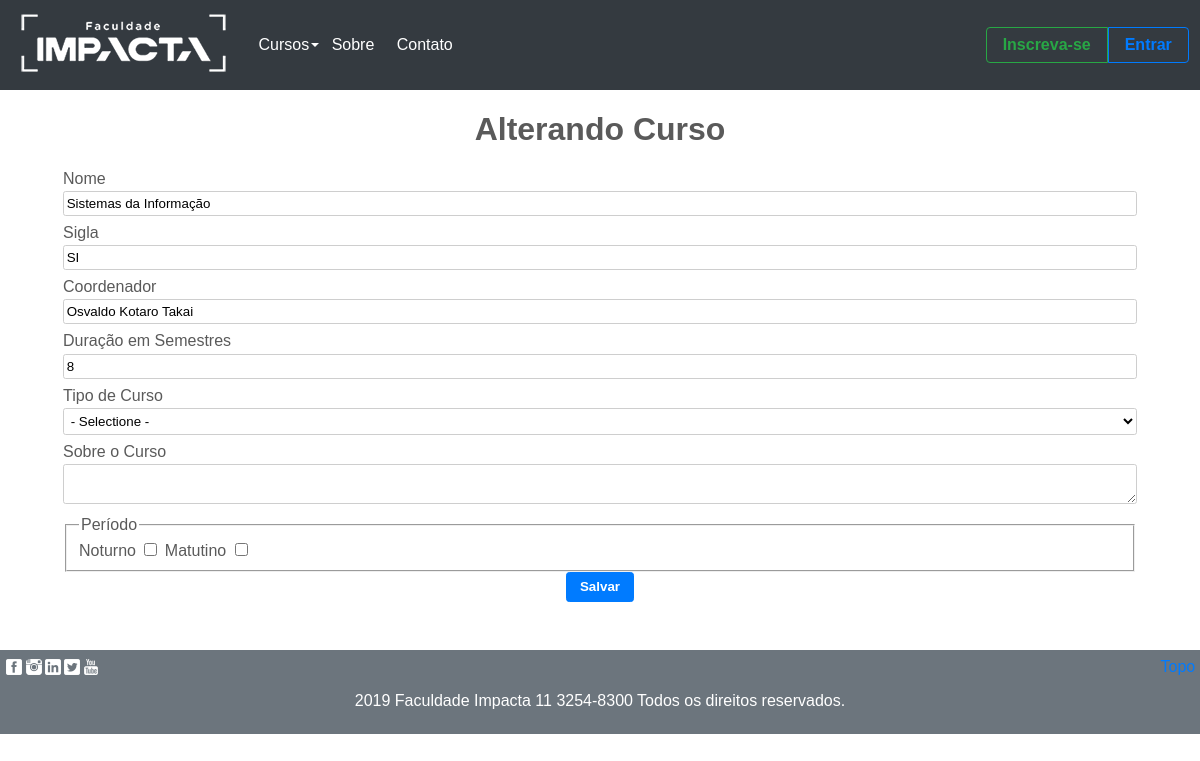
Page /admin/cursos/alterar/2/ on the committed database.
### tables this page shows
CREATE TABLE cursos (
    id          INTEGER PRIMARY KEY AUTOINCREMENT,
    nome        VARCHAR(50) NOT NULL UNIQUE,
    sigla       VARCHAR(5) NOT NULL UNIQUE,
    sobre       TEXT NULL,
    tipo        VARCHAR(15) NOT NULL,
    coordenador VARCHAR(50) NULL,
    duracao     SMALLINT NOT NULL,
    matutino    BOOLEAN,
    noturno     BOOLEAN
);

### admin/admin.py (the view)
@admin_bp.route('/cursos/alterar/<curso_id>/', methods=['GET', 'POST'])
def curso_alterar(curso_id):
    erros = {}
    curso = curso_dao.obter_curso(id=curso_id)
    if request.method == 'POST':
        pass
    return render_template(
        'cursos_form.html',
        erros=erros,
        titulo_form='Alterando Curso',
        curso=curso
    )

### app.py (called while the page is built)
@app.before_request
def before_request():
    g.db = get_db()
    g.query_db = query_db
    g.execute_db = execute_db

@app.teardown_request
def teardown_request(exception):
    db = getattr(g, '_database', None)
    if db is not None:
        db.close()

### controllers.py (called while the page is built)
@app.context_processor
def lista_cursos():
    return {
        'cursos': listar_todos_cursos()
    }

### curso_dao.py (called while the page is built)
def listar_todos_cursos():
    rv = g.query_db('SELECT * FROM cursos')
    return rv

def obter_curso(sigla='', id=''):
    if sigla:
        curso = g.query_db(
            'SELECT * FROM cursos WHERE sigla = ?',
            [sigla],
            one=True
        )
    else:
        curso = g.query_db(
            'SELECT * FROM cursos WHERE id = ?',
            [id],
            one=True
        )
    curso['grade'] = listar_disciplinas_curso(curso['id'])
    return curso

def listar_disciplinas_curso(curso_id):
    disciplinas = g.query_db(
        '''
            SELECT c.semestre, d.*
              FROM disciplinas d
              JOIN curriculo c ON c.disciplina_id = d.id
             WHERE c.curso_id = ?
        ''',
        [curso_id]
    )
    grade = {}
    for d in disciplinas:
        semestre = d['semestre']
        if semestre not in grade:
            grade[semestre] = [d]
        else:
            grade[semestre].append(d)
    return grade

### db.py (called while the page is built)
def make_dicts(cursor, row):
    return dict((cursor.description[idx][0], value)
                for idx, value in enumerate(row))

def get_db():
    db = getattr(g, '_database', None)
    if db is None:
        db = g._database = sqlite3.connect(DATABASE)
    db.row_factory = make_dicts
    return db

def query_db(query, args=(), one=False):
    cur = get_db().execute(query, args)
    rv = cur.fetchall()
    cur.close()
    return (rv[0] if rv else None) if one else rv

### admin/templates/cursos_form.html (shortened to what this page needs)
{% extends 'base.html' %}
{% block estilos %}
    <link rel="stylesheet" href="/static/css/forms.css">
{% endblock %}
{% block conteudo %}
    <h1> {{ titulo_form }} </h1>
    <form method="POST" novalidate>
        <div class="form-pilha">
            <label for="curso-nome">Nome</label>
            <input type="text" id="curso-nome" name="nome" required value="{{ curso['nome'] }}" />
        </div>
        <div class="form-pilha">
            <label for="curso-sigla">Sigla</label>
            <input type="text" id="curso-sigla" name="sigla" maxlength="5" required value="{{ curso['sigla'] }}" />
        </div>
        <div class="form-pilha">
            <label for="curso-coordenador">Coordenador</label>
            <input type="text" id="curso-coordenador" name="coordenador" required value="{{ curso['coordenador'] }}" />
        </div>
        <div class="form-pilha">
            <label for="curso-duracao">Duração em Semestres</label>
            <input type="number" id="curso-duracao" name="duracao" value="{{ curso['duracao'] }}" required />
        </div>
        <div class="form-pilha">
            <label for="curso-tipo">Tipo de Curso</label>
            <select name="tipo" id="curso-tipo" required>
                <option value=""> - Selectione - </option>
            </select>
        </div>
        <div class="form-pilha">
            <label for="curso-sobre">Sobre o Curso</label>
            <textarea name="sobre" id="curso-sobre"></textarea>
        </div>
        <fieldset>
            <legend>Período</legend>
            <label for="curso-periodo-n">Noturno</label>
            <input type="checkbox" name="periodo" id="curso-periodo-n" value="N" />
            <label for="curso-periodo-m">Matutino</label>
            <input type="checkbox" name="periodo" id="curso-periodo-m" value="M" />
        </fieldset>
        <div class="botoes">
            <button type="submit" class="botao botao-principal">Salvar</button>
        </div>
    </form>
{% endblock %}

### static/css/site.css (style rules this page uses)
:root { --cor-azul: #007bff; --cor-branca: #fff; --cor-branco-cinza: #f8f9fa; --cor-branco-fumaca: #e9ecef; --cor-cinza-claro: #cecece; --cor-cinza-escuro: #6c757d; --cor-grafite: #5a5a5a; --cor-preta: #343a40; --cor-verde: #28a745; --fonte-padrao: 'Gill Sans', 'Gill Sans MT', Calibri, 'Trebuchet MS', sans-serif; }
* { box-sizing: border-box; }
html { color: var(--cor-grafite); font-family: var(--fonte-padrao) }
body { margin: 0; }
.botao { border: 0.05em solid var(--cor-preta); border-radius: 0.25em; background: var(--cor-preta); color: white; font-weight: 600; padding: .5em 1em; text-decoration: none; }
.botao-principal { border-color: var(--cor-azul); background-color: var(--cor-azul); }

### static/css/forms.css (style rules this page uses)
h1 { text-align: center; }
input, select, textarea { background: var(--cor-branca); border-radius: .2em; border: .1em solid var(--cor-cinza-claro); padding: .3em .2em; }
.form-pilha { border: 0; margin-bottom: .5em; padding: 0; }
.form-pilha label, .form-pilha legend { display: inline-block; margin: 0; margin-bottom: .2em; padding-inline-start: 0; padding-inline-end: 0; }
.form-pilha input:not([type="checkbox"]):not([type="radio"]), .form-pilha select, .form-pilha textarea { width: 100%; }
.botoes { display: flex; justify-content: center; }

### rows in the picture
cursos: nome "Sistemas da Informação", sigla "SI", coordenador "Osvaldo Kotaro Takai", duracao "8"

### other values in the picture
{{ titulo_form }} "Alterando Curso"
